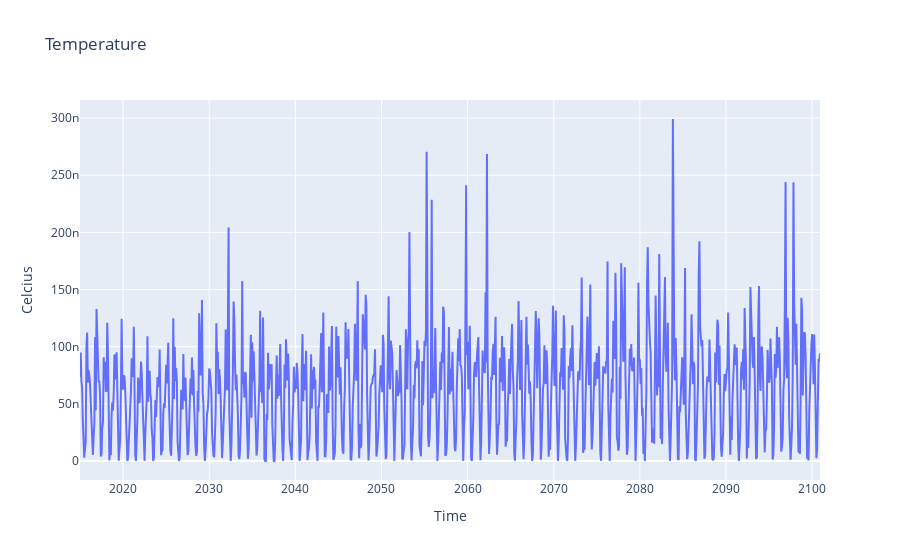

Notebook source saved alongside this figure:
### Code cell
plot_creator_rcp_plotly(my_lat, my_lon, rcp45, "precipitation_monthly-mean_ipsl-cm5a-mr_rcp45_r1i1p1_1950-2100_v1.0", "Temperature", 'Celcius')

### Figure 1 — Plotly figure (JSON) as saved in the notebook; plotly's stock layout.template omitted (floating-point values rounded to 4 significant figures; data arrays with more than 128 entries replaced by an {"elided": "..."} marker saying what was removed)
{"data": [{"name": "precipitation_monthly-mean_ipsl-cm5a-mr_rcp45_r1i1p1_1950-2100_v1.0", "type": "scatter", "x": {"elided": "1032 str values"}, "y": {"elided": "1032 float values"}}], "layout": {"title": {"text": "Temperature"}, "xaxis": {"title": {"text": "Time"}}, "yaxis": {"title": {"text": "Celcius"}}}}
